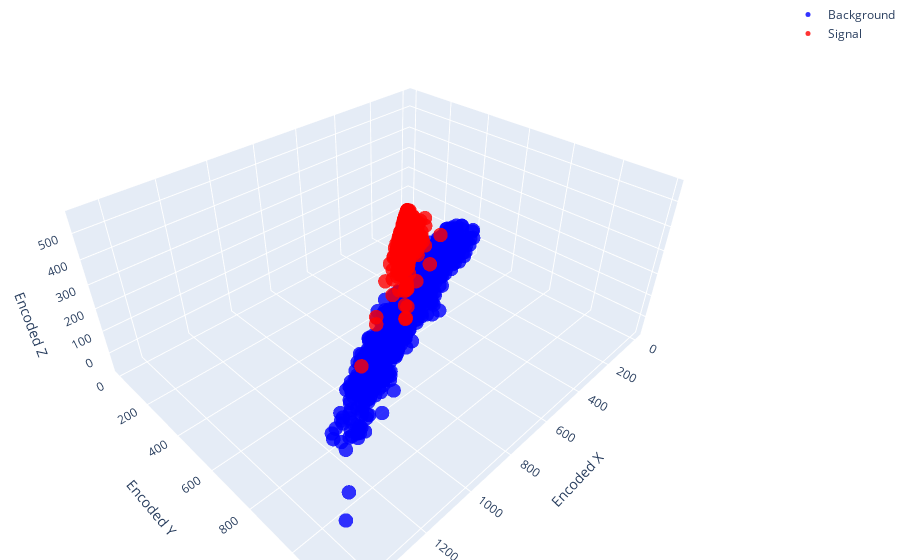

The notebook cell saved with this chart:
### Code cell
import plotly.graph_objs as go

# Create traces for the background and signal
background_trace = go.Scatter3d(
    x=background_encoded_subset[:, 0],
    y=background_encoded_subset[:, 1],
    z=background_encoded_subset[:, 2],
    mode='markers',
    marker=dict(
        size=5,
        color='blue',  # choose a color for background
        opacity=0.8
    ),
    name='Background'
)

signal_trace = go.Scatter3d(
    x=signal_encoded_subset[:, 0],
    y=signal_encoded_subset[:, 1],
    z=signal_encoded_subset[:, 2],
    mode='markers',
    marker=dict(
        size=5,
        color='red',  # choose a color for signal
        opacity=0.8
    ),
    name='Signal'
)

# Define the layout of the plot
layout = go.Layout(
    margin=dict(l=0, r=0, b=0, t=0),
    scene=dict(
        xaxis=dict(title='Encoded X'),
        yaxis=dict(title='Encoded Y'),
        zaxis=dict(title='Encoded Z')
    )
)

# Create the figure
fig = go.Figure(data=[background_trace, signal_trace], layout=layout)

# Plot the figure
fig.show()

### Figure 1 — Plotly figure (JSON) as saved in the notebook; plotly's stock layout.template omitted (floating-point values rounded to 4 significant figures; data arrays with more than 128 entries replaced by an {"elided": "..."} marker saying what was removed)
{"data": [{"marker": {"color": "blue", "opacity": 0.8, "size": 5}, "mode": "markers", "name": "Background", "type": "scatter3d", "x": {"elided": "1000 float values"}, "y": {"elided": "1000 float values"}, "z": {"elided": "1000 float values"}}, {"marker": {"color": "red", "opacity": 0.8, "size": 5}, "mode": "markers", "name": "Signal", "type": "scatter3d", "x": {"elided": "1000 float values"}, "y": {"elided": "1000 float values"}, "z": {"elided": "1000 float values"}}], "layout": {"margin": {"b": 0, "l": 0, "r": 0, "t": 0}, "scene": {"xaxis": {"title": {"text": "Encoded X"}}, "yaxis": {"title": {"text": "Encoded Y"}}, "zaxis": {"title": {"text": "Encoded Z"}}}}}
